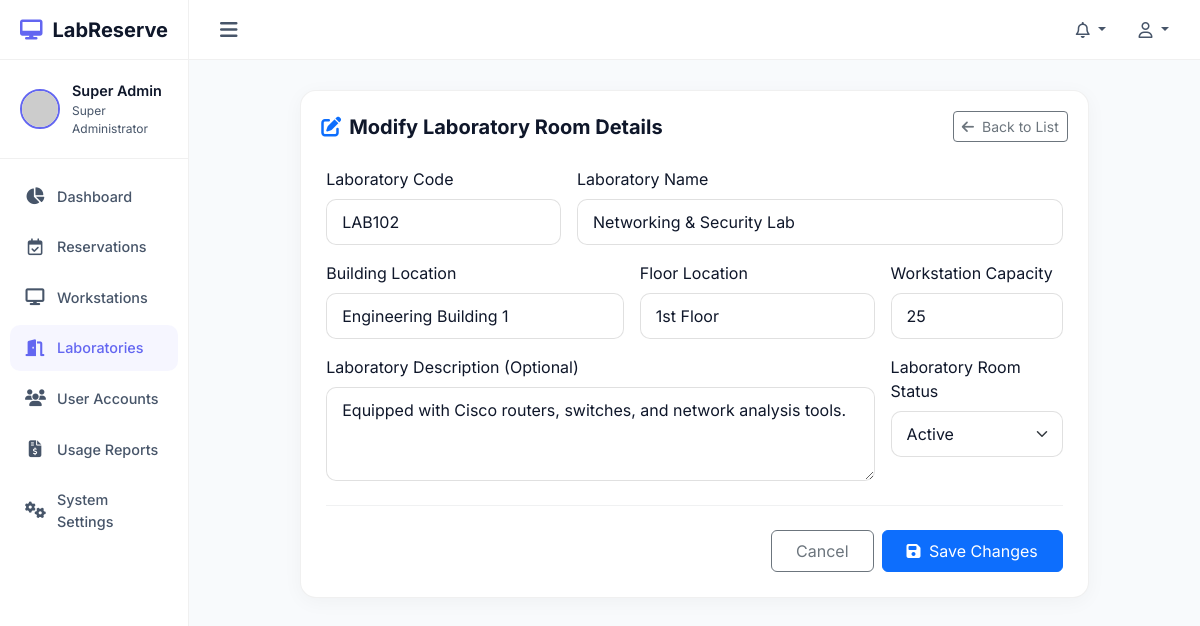
/laboratories/edit/2 (signed in), run on the app's committed database.
### tables this page shows
CREATE TABLE `laboratories` (
    `id` INT AUTO_INCREMENT PRIMARY KEY,
    `code` VARCHAR(50) NOT NULL UNIQUE,
    `name` VARCHAR(100) NOT NULL,
    `building` VARCHAR(100) NOT NULL,
    `floor` VARCHAR(50) NOT NULL,
    `capacity` INT NOT NULL,
    `description` TEXT NULL,
    `status` ENUM('active', 'inactive') DEFAULT 'active',
    `created_at` TIMESTAMP DEFAULT CURRENT_TIMESTAMP,
    `updated_at` TIMESTAMP DEFAULT CURRENT_TIMESTAMP ON UPDATE CURRENT_TIMESTAMP,
    INDEX `idx_lab_code` (`code`)
);

### app/Controllers/LaboratoryController.php (called while the page is built, shortened)
<?php
class LaboratoryController extends Controller {
    private LaboratoryService $labService;
    public function __construct() {
        $this->labService = new LaboratoryService();
    }
    public function showEdit(Request $request, string $id): void {
        $lab = $this->labService->getLabById((int)$id);
        $this->render('laboratories.edit', ['lab' => $lab]);
    }
}

### public/index.php (called while the page is built, shortened)
<?php
$request = new Request();
$router = new Router();
$router->get('login', [App\Controllers\AuthController::class, 'showLogin'], [GuestMiddleware::class]);
$router->post('login', [App\Controllers\AuthController::class, 'login'], [GuestMiddleware::class, CSRFMiddleware::class]);
$router->get('logout', [App\Controllers\AuthController::class, 'logout'], [AuthMiddleware::class]);
$router->post('logout', [App\Controllers\AuthController::class, 'logout'], [AuthMiddleware::class, CSRFMiddleware::class]);
$router->get('forgot-password', [App\Controllers\AuthController::class, 'showForgot'], [GuestMiddleware::class]);
$router->post('forgot-password', [App\Controllers\AuthController::class, 'forgot'], [GuestMiddleware::class, CSRFMiddleware::class]);
$router->get('reset-password/{token}', [App\Controllers\AuthController::class, 'showReset'], [GuestMiddleware::class]);
$router->post('reset-password/{token}', [App\Controllers\AuthController::class, 'reset'], [GuestMiddleware::class, CSRFMiddleware::class]);
$router->get('', [App\Controllers\DashboardController::class, 'index'], [AuthMiddleware::class]);
$router->get('dashboard', [App\Controllers\DashboardController::class, 'index'], [AuthMiddleware::class]);
$router->get('reservations', [App\Controllers\ReservationController::class, 'index'], [AuthMiddleware::class]);
$router->get('reservations/create', [App\Controllers\ReservationController::class, 'showCreate'], [AuthMiddleware::class]);
$router->get('reservations/available-computers', [App\Controllers\ReservationController::class, 'getAvailableComputers'], [AuthMiddleware::class]);
$router->post('reservations/store', [App\Controllers\ReservationController::class, 'store'], [AuthMiddleware::class, CSRFMiddleware::class]);
$router->get('reservations/view/{id}', [App\Controllers\ReservationController::class, 'view'], [AuthMiddleware::class]);
$router->post('reservations/approve/{id}', [App\Controllers\ReservationController::class, 'approve'], [AuthMiddleware::class, AdminMiddleware::class, CSRFMiddleware::class]);
$router->post('reservations/reject/{id}', [App\Controllers\ReservationController::class, 'reject'], [AuthMiddleware::class, AdminMiddleware::class, CSRFMiddleware::class]);
$router->post('reservations/cancel/{id}', [App\Controllers\ReservationController::class, 'cancel'], [AuthMiddleware::class, CSRFMiddleware::class]);
$router->post('reservations/checkin', [App\Controllers\ReservationController::class, 'checkIn'], [AuthMiddleware::class, CSRFMiddleware::class]);
$router->post('reservations/checkout', [App\Controllers\ReservationController::class, 'checkOut'], [AuthMiddleware::class, CSRFMiddleware::class]);
$router->get('reservations/calendar-data', [App\Controllers\ReservationController::class, 'calendarData'], [AuthMiddleware::class]);
$router->get('computers', [App\Controllers\ComputerController::class, 'index'], [AuthMiddleware::class, AdminMiddleware::class]);
$router->get('computers/create', [App\Controllers\ComputerController::class, 'showCreate'], [AuthMiddleware::class, AdminMiddleware::class]);
$router->post('computers/store', [App\Controllers\ComputerController::class, 'store'], [AuthMiddleware::class, AdminMiddleware::class, CSRFMiddleware::class]);
$router->get('computers/edit/{id}', [App\Controllers\ComputerController::class, 'showEdit'], [AuthMiddleware::class, AdminMiddleware::class]);
$router->post('computers/update/{id}', [App\Controllers\ComputerController::class, 'update'], [AuthMiddleware::class, AdminMiddleware::class, CSRFMiddleware::class]);
$router->post('computers/delete/{id}', [App\Controllers\ComputerController::class, 'delete'], [AuthMiddleware::class, AdminMiddleware::class, CSRFMiddleware::class]);
$router->get('computers/print', [App\Controllers\ComputerController::class, 'printCodes'], [AuthMiddleware::class, AdminMiddleware::class]);
$router->get('laboratories', [App\Controllers\LaboratoryController::class, 'index'], [AuthMiddleware::class, AdminMiddleware::class]);
$router->get('laboratories/create', [App\Controllers\LaboratoryController::class, 'showCreate'], [AuthMiddleware::class, AdminMiddleware::class]);
$router->post('laboratories/store', [App\Controllers\LaboratoryController::class, 'store'], [AuthMiddleware::class, AdminMiddleware::class, CSRFMiddleware::class]);
$router->get('laboratories/edit/{id}', [App\Controllers\LaboratoryController::class, 'showEdit'], [AuthMiddleware::class, AdminMiddleware::class]);
$router->post('laboratories/update/{id}', [App\Controllers\LaboratoryController::class, 'update'], [AuthMiddleware::class, AdminMiddleware::class, CSRFMiddleware::class]);
$router->post('laboratories/delete/{id}', [App\Controllers\LaboratoryController::class, 'delete'], [AuthMiddleware::class, AdminMiddleware::class, CSRFMiddleware::class]);
$router->get('users', [App\Controllers\UserController::class, 'index'], [AuthMiddleware::class, AdminMiddleware::class]);
$router->get('users/create', [App\Controllers\UserController::class, 'showCreate'], [AuthMiddleware::class, AdminMiddleware::class]);
$router->post('users/store', [App\Controllers\UserController::class, 'store'], [AuthMiddleware::class, AdminMiddleware::class, CSRFMiddleware::class]);
$router->get('users/edit/{id}', [App\Controllers\UserController::class, 'showEdit'], [AuthMiddleware::class, AdminMiddleware::class]);
$router->post('users/update/{id}', [App\Controllers\UserController::class, 'update'], [AuthMiddleware::class, AdminMiddleware::class, CSRFMiddleware::class]);
$router->post('users/delete/{id}', [App\Controllers\UserController::class, 'delete'], [AuthMiddleware::class, AdminMiddleware::class, CSRFMiddleware::class]);
$router->get('reports', [App\Controllers\ReportController::class, 'index'], [AuthMiddleware::class, AdminMiddleware::class]);
$router->get('reports/view/{type}', [App\Controllers\ReportController::class, 'view'], [AuthMiddleware::class, AdminMiddleware::class]);
$router->get('reports/export/{type}', [App\Controllers\ReportController::class, 'export'], [AuthMiddleware::class, AdminMiddleware::class]);
$router->get('settings', [App\Controllers\SettingController::class, 'index'], [AuthMiddleware::class, AdminMiddleware::class]);
$router->post('settings/update', [App\Controllers\SettingController::class, 'update'], [AuthMiddleware::class, AdminMiddleware::class, CSRFMiddleware::class]);
$router->get('settings/backup', [App\Controllers\SettingController::class, 'backup'], [AuthMiddleware::class, AdminMiddleware::class]);
$router->post('settings/restore', [App\Controllers\SettingController::class, 'restore'], [AuthMiddleware::class, AdminMiddleware::class, CSRFMiddleware::class]);
$router->post('settings/change-password', [App\Controllers\AuthController::class, 'changePassword'], [AuthMiddleware::class, CSRFMiddleware::class]);
$router->resolve($request);

### app/Core/Database.php (called while the page is built, shortened)
<?php
class Database {
    private static ?PDO $instance = null;
    public static function getConnection(): PDO {
        if (self::$instance === null) {
            $host = $_ENV['DB_HOST'] ?? '127.0.0.1';
            $port = $_ENV['DB_PORT'] ?? '3306';
            $db   = $_ENV['DB_DATABASE'] ?? 'computer_booking';
            $user = $_ENV['DB_USERNAME'] ?? 'root';
            $pass = $_ENV['DB_PASSWORD'] ?? '';
            $charset = 'utf8mb4';
            $dsn = "mysql:host={$host};port={$port};dbname={$db};charset={$charset}";
            $options = [
                PDO::ATTR_ERRMODE            => PDO::ERRMODE_EXCEPTION,
                PDO::ATTR_DEFAULT_FETCH_MODE => PDO::FETCH_ASSOC,
                PDO::ATTR_EMULATE_PREPARES   => false,
            ];
            try {
                self::$instance = new PDO($dsn, $user, $pass, $options);
            } catch (PDOException $e) {
                error_log("Database Connection Error: " . $e->getMessage());
                throw new Exception("Database connection failed. Please check your configuration.");
            }
        }
        return self::$instance;
    }
}

### app/Services/LaboratoryService.php (called while the page is built, shortened)
<?php
class LaboratoryService {
    private LaboratoryRepository $labRepository;
    public function __construct() {
        $this->labRepository = new LaboratoryRepository();
    }
    public function getLabById(int $id): ?array {
        return $this->labRepository->findById($id);
    }
}

### app/Repositories/LaboratoryRepository.php (called while the page is built, shortened)
<?php
class LaboratoryRepository {
    private PDO $db;
    public function __construct() {
        $this->db = Database::getConnection();
    }
    public function findById(int $id): ?array {
        $stmt = $this->db->prepare("SELECT * FROM laboratories WHERE id = :id");
        $stmt->execute(['id' => $id]);
        $lab = $stmt->fetch();
        return $lab ?: null;
    }
}

### app/Helpers/functions.php (called while the page is built, shortened)
<?php
if (!function_exists('esc')) {
    function esc(?string $value): string {
        return htmlspecialchars($value ?? '', ENT_QUOTES, 'UTF-8');
    }
}

### app/Core/Request.php (called while the page is built, shortened)
<?php
class Request {
    public function getMethod(): string {
        return strtoupper($_SERVER['REQUEST_METHOD'] ?? 'GET');
    }
    public function getPath(): string {
        $path = $_SERVER['REQUEST_URI'] ?? '/';
        $position = strpos($path, '?');
        return '/' . trim($path, '/');
    }
}

### views/laboratories/edit.php (the view, shortened to what this page needs)
<div class="row justify-content-center">
    <div class="col-lg-10">
        <div class="card mb-4">
            <div class="card-header border-0 pb-0">
                <h5 class="fw-bold m-0"><i class="fa-solid fa-pen-to-square text-primary me-2"></i>Modify Laboratory Room Details</h5>
                <a href="/laboratories" class="btn btn-outline-secondary btn-sm"><i class="fa-solid fa-arrow-left me-1"></i> Back to List</a>
            </div>
            <div class="card-body">
                <?php $errors = session()->getFlash('errors', []); ?>
                <form action="/laboratories/update/<?= $lab['id'] ?>" method="POST">
                    <div class="row g-3 mb-4">
                        <div class="col-md-4">
                            <label for="code" class="form-label">Laboratory Code</label>
                            <input type="text" class="form-control <?= isset($errors['code']) ? 'is-invalid' : '' ?>" id="code" name="code" value="<?= esc($lab['code']) ?>" required>
                        </div>
                        <div class="col-md-8">
                            <label for="name" class="form-label">Laboratory Name</label>
                            <input type="text" class="form-control <?= isset($errors['name']) ? 'is-invalid' : '' ?>" id="name" name="name" value="<?= esc($lab['name']) ?>" required>
                        </div>
                        <div class="col-md-5">
                            <label for="building" class="form-label">Building Location</label>
                            <input type="text" class="form-control <?= isset($errors['building']) ? 'is-invalid' : '' ?>" id="building" name="building" value="<?= esc($lab['building']) ?>" required>
                        </div>
                        <div class="col-md-4">
                            <label for="floor" class="form-label">Floor Location</label>
                            <input type="text" class="form-control <?= isset($errors['floor']) ? 'is-invalid' : '' ?>" id="floor" name="floor" value="<?= esc($lab['floor']) ?>" required>
                        </div>
                        <div class="col-md-3">
                            <label for="capacity" class="form-label">Workstation Capacity</label>
                            <input type="number" class="form-control <?= isset($errors['capacity']) ? 'is-invalid' : '' ?>" id="capacity" name="capacity" value="<?= esc($lab['capacity']) ?>" required>
                        </div>
                        <div class="col-md-9">
                            <label for="description" class="form-label">Laboratory Description (Optional)</label>
                            <textarea class="form-control" id="description" name="description" rows="3"><?= esc($lab['description']) ?></textarea>
                        </div>
                        <div class="col-md-3">
                            <label for="status" class="form-label">Laboratory Room Status</label>
                            <select class="form-select" id="status" name="status">
                                <option value="active" <?= $lab['status'] === 'active' ? 'selected' : '' ?>>Active</option>
                            </select>
                        </div>
                    </div>
                    <div class="d-flex justify-content-end gap-2 border-top border-secondary border-opacity-10 pt-4">
                        <a href="/laboratories" class="btn btn-outline-secondary px-4 py-2">Cancel</a>
                        <button type="submit" class="btn btn-primary px-4 py-2"><i class="fa-solid fa-save me-1"></i> Save Changes</button>
                    </div>
                </form>
            </div>
        </div>
    </div>
</div>

### app/Core/Router.php (shortened to what this page needs)
<?php
class Router {
    protected array $routes = [];
    public function add(string $method, string $path, array|callable $handler, array $middlewares = []): void {
        $pattern = preg_replace('/\{[a-zA-Z0-9_]+\}/', '([^/]+)', $path);
        $pattern = '#^' . trim($pattern, '/') . '$#';
        $this->routes[] = [
            'method'      => strtoupper($method),
            'pattern'     => $pattern,
            'handler'     => $handler,
            'middlewares' => $middlewares,
            'original'    => $path
        ];
    }
    public function resolve(Request $request): void {
        $path = trim($request->getPath(), '/');
        $method = $request->getMethod();
        foreach ($this->routes as $route) {
            if ($route['method'] === $method && preg_match($route['pattern'], $path, $matches)) {
                array_shift($matches);
                $handler = $route['handler'];
                if (is_array($handler)) {
                    [$controllerClass, $action] = $handler;
                    if (class_exists($controllerClass)) {
                        $controller = new $controllerClass();
                        if (method_exists($controller, $action)) {
                            call_user_func_array([$controller, $action], array_merge([$request], $matches));
                            return;
                        }
                    }
                }
                return;
            }
        }
    }
}

### views/layouts/main.php (style rules this page uses)
:root { --sidebar-width: 260px; --navbar-height: 60px; --bg-color: #f8fafc; --card-bg: #ffffff; --card-border: rgba(0, 0, 0, 0.06); --text-primary: #0f172a; --text-secondary: #475569; --accent-color: #6366f1; --accent-hover: #4f46e5; --sidebar-bg: #ffffff; }
body { font-family: 'Inter', sans-serif; background-color: var(--bg-color); color: var(--text-primary); margin: 0; overflow-x: hidden; }
.card { background-color: var(--card-bg); border: 1px solid var(--card-border); border-radius: 16px; box-shadow: 0 4px 20px rgba(0, 0, 0, 0.04); color: var(--text-primary); }
.card-header { background-color: transparent; border-bottom: 1px solid rgba(0, 0, 0, 0.06); padding: 20px; font-weight: 600; display: flex; align-items: center; justify-content: space-between; }
.card-body { padding: 25px; }
.form-control, .form-select { background-color: #ffffff; border: 1px solid rgba(0, 0, 0, 0.12); color: #0f172a; border-radius: 10px; padding: 10px 15px; }
.form-control::placeholder { color: #94a3b8; }

### data on the page
laboratories: code "LAB102", name "Networking & Security Lab", building "Engineering Building 1", floor "1st Floor", capacity "25", description "Equipped with Cisco routers, switches, and network analysis tools.", status "Active"
